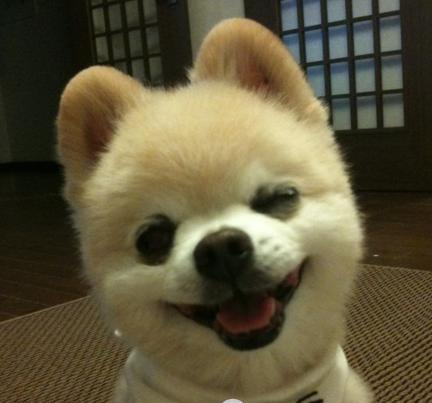
#> input picture blog/rotman.jpg, 432 x 403 px, found by its file name
$ jupyter execute opencv-python6.ipynb
#> lines starting #> are read from the running program, lines starting #| are printed output that depends on the picture
## 操作前准备

[cell 1]
import cv2
import matplotlib.pyplot as plt

[cell 2]
img=cv2.imread('e:/rotman.jpg')
#> img is the input picture: shape (403, 432, 3); mean B, G, R 60, 87, 95.1
plt.imshow(img)

[cell 3]
img2=cv2.imread('e:/cat.jpg')
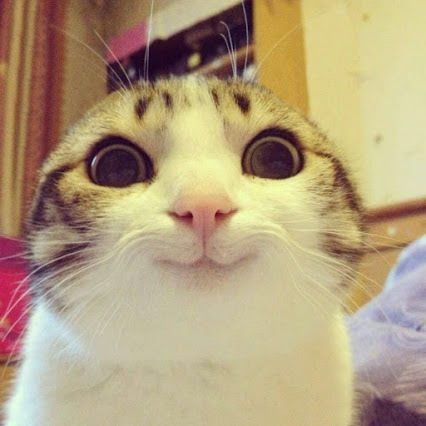
#> input picture blog/cat.jpg, 426 x 426 px, found by its file name
#> img2 is the input picture: shape (426, 426, 3); mean B, G, R 125.3, 159.1, 178.8
plt.imshow(img2)

[cell 4]
print(img.shape)
#| (403, 432, 3)
print(img2.shape)
#| (426, 426, 3)

[cell 5]
img=img[50:350,50:350]
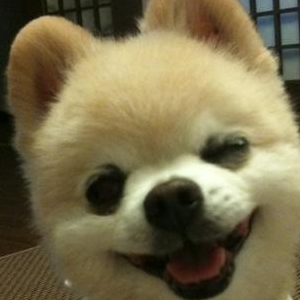
#> img: shape (300, 300, 3); mean B, G, R 77.2, 111.2, 121.3
img2=img2[0:300,50:350] # 用numpy的切片操作置两张图片大小为300*300
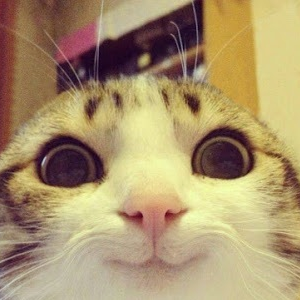
#> img2: shape (300, 300, 3); mean B, G, R 108.6, 147.6, 169.7

# [4 lines of commented-out code are left out]
img=cv2.cvtColor(img,cv2.COLOR_BGR2RGB)
img2=cv2.cvtColor(img2,cv2.COLOR_BGR2RGB)

plt.subplot(1,2,1)
plt.imshow(img)
plt.subplot(1,2,2)
plt.imshow(img2)
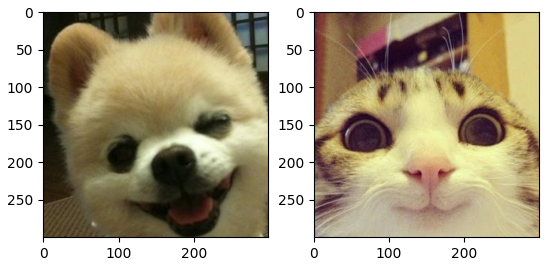
#> figure drawn by matplotlib, 2 panels

## 图像相加

[cell 6]
s=cv2.add(img,img2) # 通过cv的add函数，也可以用参数标量
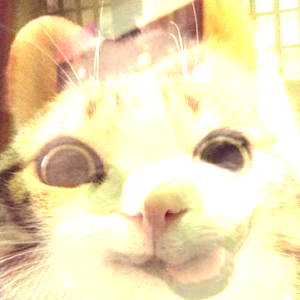
#> s: shape (300, 300, 3); mean R, G, B 236.3, 220.4, 181.3
plt.imshow(s)

[cell 7]
s2=img+img2 # numpy的矩阵操作，区别前者饱和操作（最大值255），后者超过255时取模
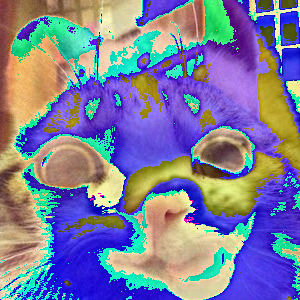
#> s2: shape (300, 300, 3); mean R, G, B 124.3, 125, 156
plt.imshow(s2)

[cell 8]
dst = cv2.addWeighted(img,0.4,img2,0.6,0) # 按比例混合，形如 d=a*0.4+img2*0.6+0
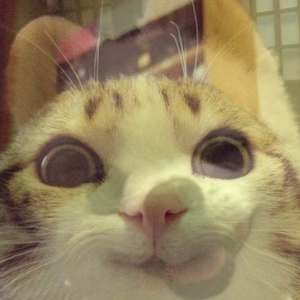
#> dst: shape (300, 300, 3); mean R, G, B 150.3, 133, 96.1
plt.imshow(dst)
